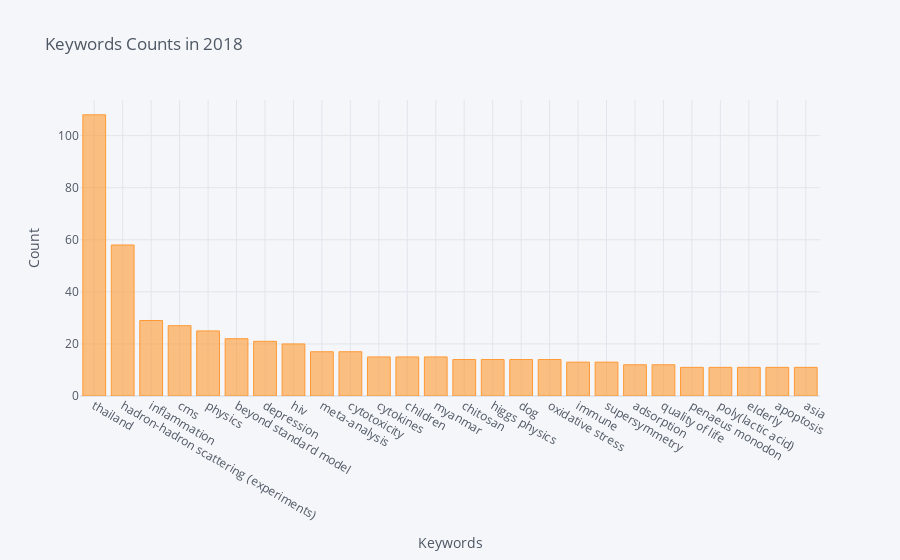

The notebook cell this image was saved under:
### Code cell
import cufflinks as cf
cf.go_offline()
cf.set_config_file(offline=False, world_readable=True)

keywords_counts_result.iplot(kind='bar', x='Keywords', y='Count', xTitle='Keywords', yTitle='Count', title='Keywords Counts in 2018')

### Figure 1 — Plotly figure (JSON) as saved in the notebook; plotly's stock layout.template omitted (floating-point values rounded to 4 significant figures)
{"data": [{"marker": {"color": "rgba(255, 153, 51, 0.6)", "line": {"color": "rgba(255, 153, 51, 1.0)", "width": 1}}, "name": "Count", "orientation": "v", "text": "", "type": "bar", "x": ["thailand", "hadron-hadron scattering (experiments)", "inflammation", "cms", "physics", "beyond standard model", "depression", "hiv", "meta-analysis", "cytotoxicity", "cytokines", "children", "myanmar", "chitosan", "higgs physics", "dog", "oxidative stress", "immune", "supersymmetry", "adsorption", "quality of life", "penaeus monodon", "poly(lactic acid)", "elderly", "apoptosis", "asia"], "y": [108, 58, 29, 27, 25, 22, 21, 20, 17, 17, 15, 15, 15, 14, 14, 14, 14, 13, 13, 12, 12, 11, 11, 11, 11, 11]}], "layout": {"legend": {"bgcolor": "#F5F6F9", "font": {"color": "#4D5663"}}, "paper_bgcolor": "#F5F6F9", "plot_bgcolor": "#F5F6F9", "title": {"font": {"color": "#4D5663"}, "text": "Keywords Counts in 2018"}, "xaxis": {"gridcolor": "#E1E5ED", "showgrid": true, "tickfont": {"color": "#4D5663"}, "title": {"font": {"color": "#4D5663"}, "text": "Keywords"}, "zerolinecolor": "#E1E5ED"}, "yaxis": {"gridcolor": "#E1E5ED", "showgrid": true, "tickfont": {"color": "#4D5663"}, "title": {"font": {"color": "#4D5663"}, "text": "Count"}, "zerolinecolor": "#E1E5ED"}}}
